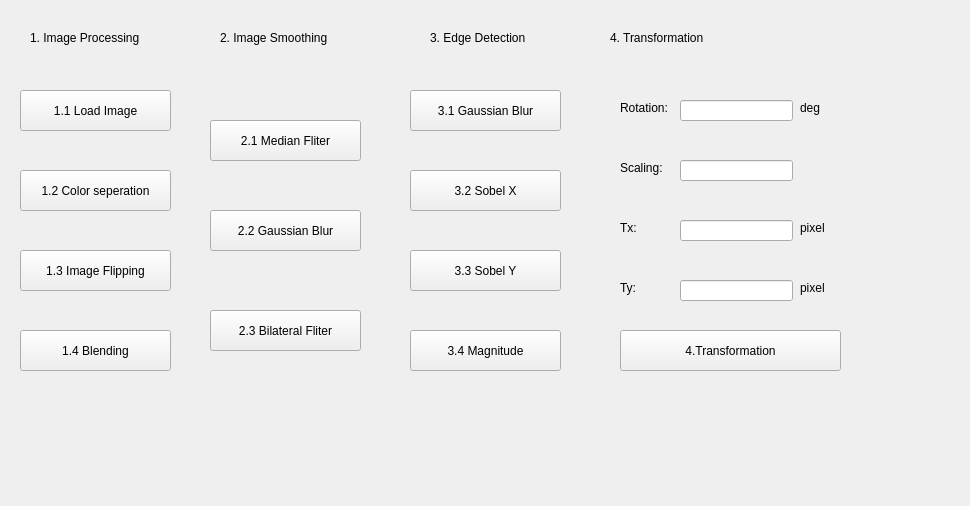
<?xml version="1.0" encoding="UTF-8"?>
<ui version="4.0">
 <class>Form</class>
 <widget class="QWidget" name="Form">
  <property name="geometry">
   <rect>
    <x>0</x>
    <y>0</y>
    <width>970</width>
    <height>506</height>
   </rect>
  </property>
  <property name="windowTitle">
   <string>Form</string>
  </property>
  <widget class="QLabel" name="label1">
   <property name="geometry">
    <rect>
     <x>30</x>
     <y>30</y>
     <width>121</width>
     <height>16</height>
    </rect>
   </property>
   <property name="text">
    <string>1. Image Processing</string>
   </property>
  </widget>
  <widget class="QLabel" name="label2">
   <property name="geometry">
    <rect>
     <x>220</x>
     <y>30</y>
     <width>131</width>
     <height>16</height>
    </rect>
   </property>
   <property name="text">
    <string>2. Image Smoothing</string>
   </property>
  </widget>
  <widget class="QLabel" name="label3">
   <property name="geometry">
    <rect>
     <x>430</x>
     <y>30</y>
     <width>111</width>
     <height>16</height>
    </rect>
   </property>
   <property name="text">
    <string>3. Edge Detection</string>
   </property>
  </widget>
  <widget class="QLabel" name="label4">
   <property name="geometry">
    <rect>
     <x>610</x>
     <y>30</y>
     <width>131</width>
     <height>16</height>
    </rect>
   </property>
   <property name="text">
    <string>4. Transformation</string>
   </property>
  </widget>
  <widget class="QPushButton" name="pushButton1_1">
   <property name="geometry">
    <rect>
     <x>20</x>
     <y>90</y>
     <width>151</width>
     <height>41</height>
    </rect>
   </property>
   <property name="font">
    <font>
     <weight>50</weight>
     <italic>false</italic>
     <bold>false</bold>
     <strikeout>false</strikeout>
     <kerning>true</kerning>
    </font>
   </property>
   <property name="cursor">
    <cursorShape>PointingHandCursor</cursorShape>
   </property>
   <property name="text">
    <string>1.1 Load Image</string>
   </property>
  </widget>
  <widget class="QPushButton" name="pushButton1_2">
   <property name="geometry">
    <rect>
     <x>20</x>
     <y>170</y>
     <width>151</width>
     <height>41</height>
    </rect>
   </property>
   <property name="cursor">
    <cursorShape>PointingHandCursor</cursorShape>
   </property>
   <property name="text">
    <string>1.2 Color seperation</string>
   </property>
  </widget>
  <widget class="QPushButton" name="pushButton1_3">
   <property name="geometry">
    <rect>
     <x>20</x>
     <y>250</y>
     <width>151</width>
     <height>41</height>
    </rect>
   </property>
   <property name="cursor">
    <cursorShape>PointingHandCursor</cursorShape>
   </property>
   <property name="text">
    <string>1.3 Image Flipping</string>
   </property>
  </widget>
  <widget class="QPushButton" name="pushButton1_4">
   <property name="geometry">
    <rect>
     <x>20</x>
     <y>330</y>
     <width>151</width>
     <height>41</height>
    </rect>
   </property>
   <property name="cursor">
    <cursorShape>PointingHandCursor</cursorShape>
   </property>
   <property name="text">
    <string>1.4 Blending</string>
   </property>
  </widget>
  <widget class="QPushButton" name="pushButton2_1">
   <property name="geometry">
    <rect>
     <x>210</x>
     <y>120</y>
     <width>151</width>
     <height>41</height>
    </rect>
   </property>
   <property name="cursor">
    <cursorShape>PointingHandCursor</cursorShape>
   </property>
   <property name="text">
    <string>2.1 Median Fliter</string>
   </property>
  </widget>
  <widget class="QPushButton" name="pushButton2_2">
   <property name="geometry">
    <rect>
     <x>210</x>
     <y>210</y>
     <width>151</width>
     <height>41</height>
    </rect>
   </property>
   <property name="cursor">
    <cursorShape>PointingHandCursor</cursorShape>
   </property>
   <property name="text">
    <string>2.2 Gaussian Blur</string>
   </property>
  </widget>
  <widget class="QPushButton" name="pushButton2_3">
   <property name="geometry">
    <rect>
     <x>210</x>
     <y>310</y>
     <width>151</width>
     <height>41</height>
    </rect>
   </property>
   <property name="cursor">
    <cursorShape>PointingHandCursor</cursorShape>
   </property>
   <property name="text">
    <string>2.3 Bilateral Fliter</string>
   </property>
  </widget>
  <widget class="QPushButton" name="pushButton3_1">
   <property name="geometry">
    <rect>
     <x>410</x>
     <y>90</y>
     <width>151</width>
     <height>41</height>
    </rect>
   </property>
   <property name="cursor">
    <cursorShape>PointingHandCursor</cursorShape>
   </property>
   <property name="text">
    <string>3.1 Gaussian Blur</string>
   </property>
  </widget>
  <widget class="QPushButton" name="pushButton3_2">
   <property name="geometry">
    <rect>
     <x>410</x>
     <y>170</y>
     <width>151</width>
     <height>41</height>
    </rect>
   </property>
   <property name="cursor">
    <cursorShape>PointingHandCursor</cursorShape>
   </property>
   <property name="text">
    <string>3.2 Sobel X</string>
   </property>
  </widget>
  <widget class="QPushButton" name="pushButton3_3">
   <property name="geometry">
    <rect>
     <x>410</x>
     <y>250</y>
     <width>151</width>
     <height>41</height>
    </rect>
   </property>
   <property name="cursor">
    <cursorShape>PointingHandCursor</cursorShape>
   </property>
   <property name="text">
    <string>3.3 Sobel Y</string>
   </property>
  </widget>
  <widget class="QPushButton" name="pushButton3_4">
   <property name="geometry">
    <rect>
     <x>410</x>
     <y>330</y>
     <width>151</width>
     <height>41</height>
    </rect>
   </property>
   <property name="cursor">
    <cursorShape>PointingHandCursor</cursorShape>
   </property>
   <property name="text">
    <string>3.4 Magnitude</string>
   </property>
  </widget>
  <widget class="QLineEdit" name="Rotation">
   <property name="geometry">
    <rect>
     <x>680</x>
     <y>100</y>
     <width>113</width>
     <height>21</height>
    </rect>
   </property>
  </widget>
  <widget class="QLabel" name="label">
   <property name="geometry">
    <rect>
     <x>620</x>
     <y>100</y>
     <width>58</width>
     <height>16</height>
    </rect>
   </property>
   <property name="text">
    <string>Rotation:</string>
   </property>
  </widget>
  <widget class="QLabel" name="label_2">
   <property name="geometry">
    <rect>
     <x>620</x>
     <y>160</y>
     <width>58</width>
     <height>16</height>
    </rect>
   </property>
   <property name="text">
    <string>Scaling:</string>
   </property>
  </widget>
  <widget class="QLabel" name="label_3">
   <property name="geometry">
    <rect>
     <x>620</x>
     <y>220</y>
     <width>58</width>
     <height>16</height>
    </rect>
   </property>
   <property name="text">
    <string>Tx:</string>
   </property>
  </widget>
  <widget class="QLabel" name="label_4">
   <property name="geometry">
    <rect>
     <x>620</x>
     <y>280</y>
     <width>58</width>
     <height>16</height>
    </rect>
   </property>
   <property name="text">
    <string>Ty:</string>
   </property>
  </widget>
  <widget class="QLabel" name="label_5">
   <property name="geometry">
    <rect>
     <x>800</x>
     <y>100</y>
     <width>41</width>
     <height>16</height>
    </rect>
   </property>
   <property name="text">
    <string>deg</string>
   </property>
  </widget>
  <widget class="QLineEdit" name="Scaling">
   <property name="geometry">
    <rect>
     <x>680</x>
     <y>160</y>
     <width>113</width>
     <height>21</height>
    </rect>
   </property>
  </widget>
  <widget class="QLineEdit" name="Tx">
   <property name="geometry">
    <rect>
     <x>680</x>
     <y>220</y>
     <width>113</width>
     <height>21</height>
    </rect>
   </property>
  </widget>
  <widget class="QLineEdit" name="Ty">
   <property name="geometry">
    <rect>
     <x>680</x>
     <y>280</y>
     <width>113</width>
     <height>21</height>
    </rect>
   </property>
  </widget>
  <widget class="QPushButton" name="pushButton4">
   <property name="geometry">
    <rect>
     <x>620</x>
     <y>330</y>
     <width>221</width>
     <height>41</height>
    </rect>
   </property>
   <property name="cursor">
    <cursorShape>PointingHandCursor</cursorShape>
   </property>
   <property name="text">
    <string>4.Transformation</string>
   </property>
  </widget>
  <widget class="QLabel" name="label_6">
   <property name="geometry">
    <rect>
     <x>800</x>
     <y>220</y>
     <width>58</width>
     <height>16</height>
    </rect>
   </property>
   <property name="text">
    <string>pixel</string>
   </property>
  </widget>
  <widget class="QLabel" name="label_7">
   <property name="geometry">
    <rect>
     <x>800</x>
     <y>280</y>
     <width>58</width>
     <height>16</height>
    </rect>
   </property>
   <property name="text">
    <string>pixel</string>
   </property>
  </widget>
 </widget>
 <resources/>
 <connections/>
</ui>
